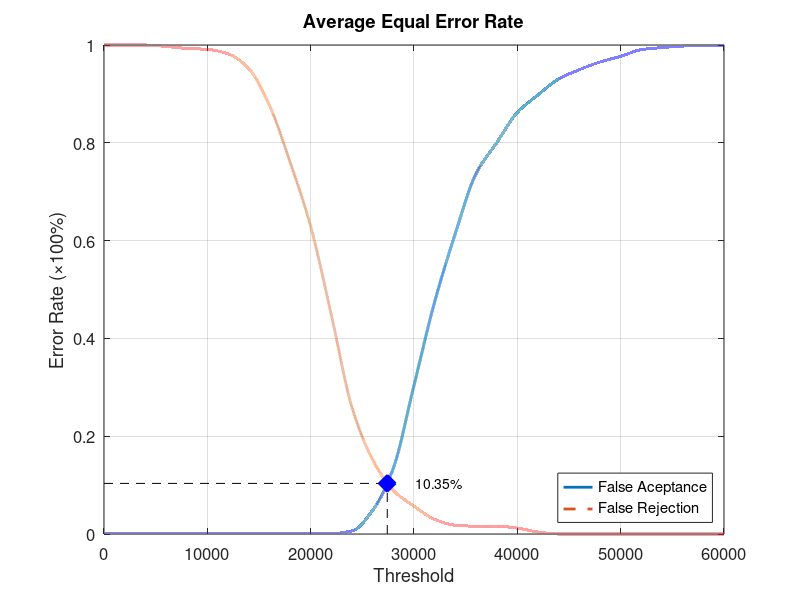
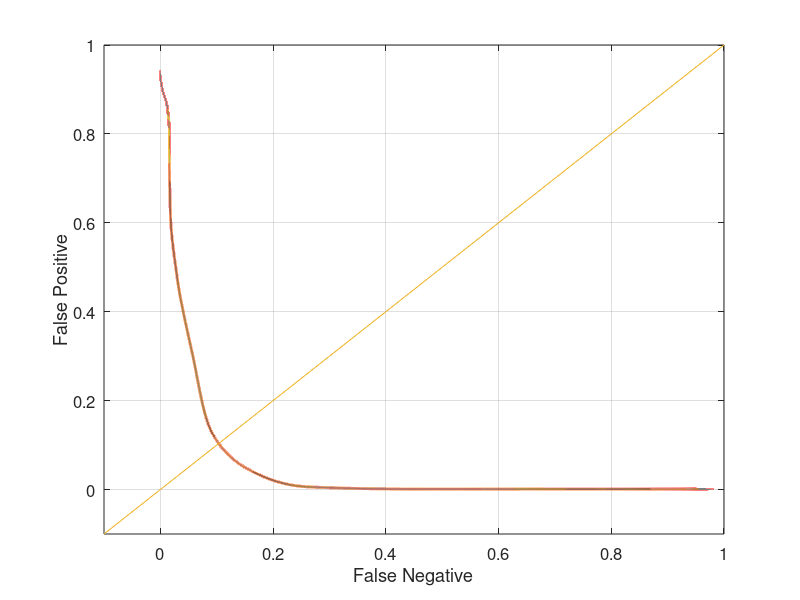

Here is the MATLAB script that generated these plots, in order:
function yEER = Database1Average
close all;
clear;
clc;
x = 0:2000:60000;
xq = 0:0.5:60000;

y0 = [0 0.00105263 0.00105263 0.00105263 0.00105263 0.00105263 0.00105263 0.00105263 0.00105263 0.00105263 0.00105263 0.00105263 0.00631579 0.0484211 0.134737 0.304211 0.474737 0.614737 0.736842 0.8 0.862105 0.897895 0.930526 0.949474 0.965263 0.976842 0.990526 0.994737 0.997895 0.998947 1];
yy0 = interp1(x, y0, xq, 'pchip');
y1 = [1 1 1 0.997 0.993 0.991 0.982 0.952 0.877 0.761 0.629 0.448 0.259 0.152 0.089 0.057 0.03 0.018 0.016 0.016 0.012 0.004 0 0 0 0 0 0 0 0 0];
yy1 = interp1(x, y1, xq, 'pchip');

% Calculating EER: 
y2 = abs(y0 - y1);
find(y2 == min(y2))
yy2 = abs(yy0 - yy1);
xEER = find(yy2 == min(yy2));
xEERIndex = xq(xEER) % X-axis EER
yEER = yy0(xEER) % Y-axis EER

main = figure
plot(xq, yy0,'-','LineWidth', 2);	hold on
plot(xq, yy1,'--','LineWidth', 2);	hold on
plot([xEERIndex xEERIndex], [0 yEER], 'k--');	hold on
plot([0 xEERIndex], [yEER yEER], 'k--');	hold on
plot(xEERIndex, yEER, 'bx', 'LineWidth', 10);	hold on
text(xEERIndex + 10 * xEERIndex / 100, yEER, [num2str(round((10000 * yEER)) / 100) '%'])
legend('False Aceptance', 'False Rejection', 'Location', 'SouthEast')
xlabel('Threshold')
ylabel('Error Rate (\times100%)')
title('Average Equal Error Rate')
set(gca, 'FontSize', 12)
axis([0 60000 0 1])
grid on

print(main, 'Database1AverageMain', '-dpng');
FNRxFPR = figure('Color', [1 1 1]);
plot(yy1, yy0, '-', yy1, yy0, 'LineWidth', 2);
hold on
y = -0.1:0.1:1
plot(y, y); 
set(gca, 'FontSize', 12)
xlabel('False Negative')
ylabel('False Positive')
axis([-0.1 1 -0.1 1])
set(gca, 'FontSize', 12)
grid on

print(FNRxFPR, 'Database1AverageFNRxFPR','-dpng');
end
